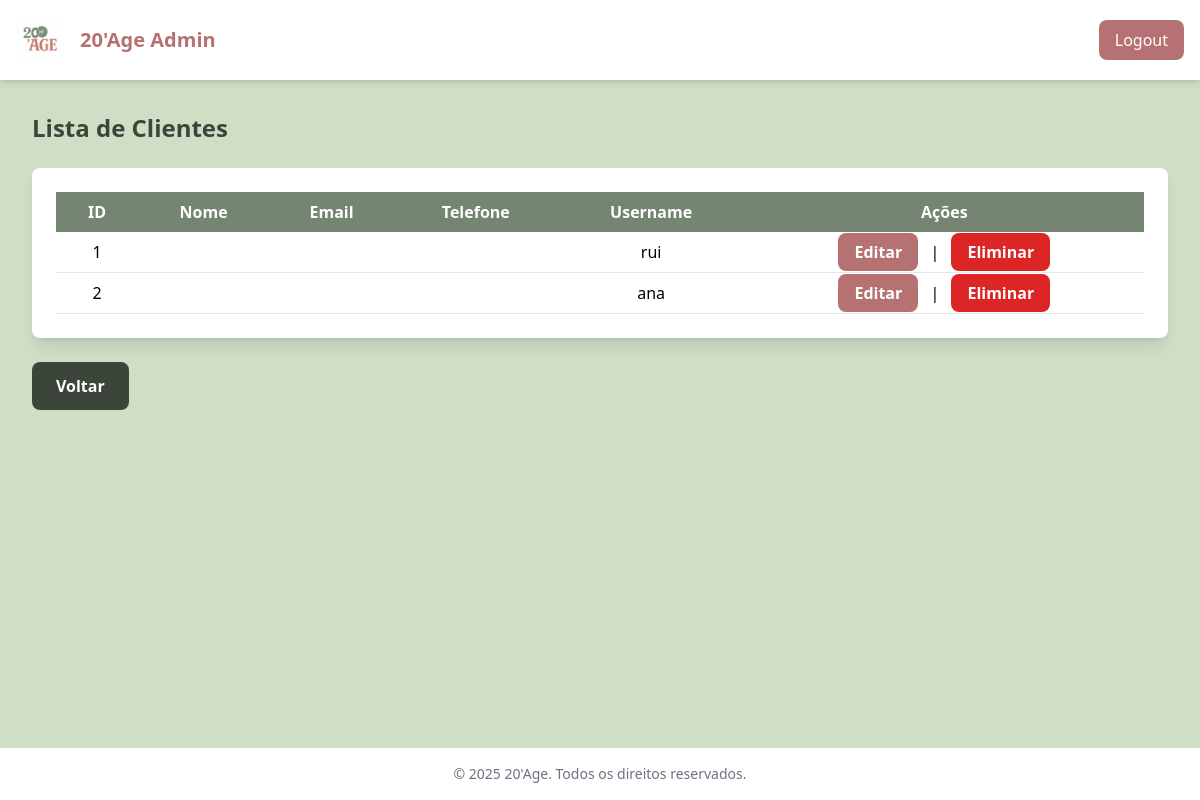
The app's page /listar_clientes.php, older data.
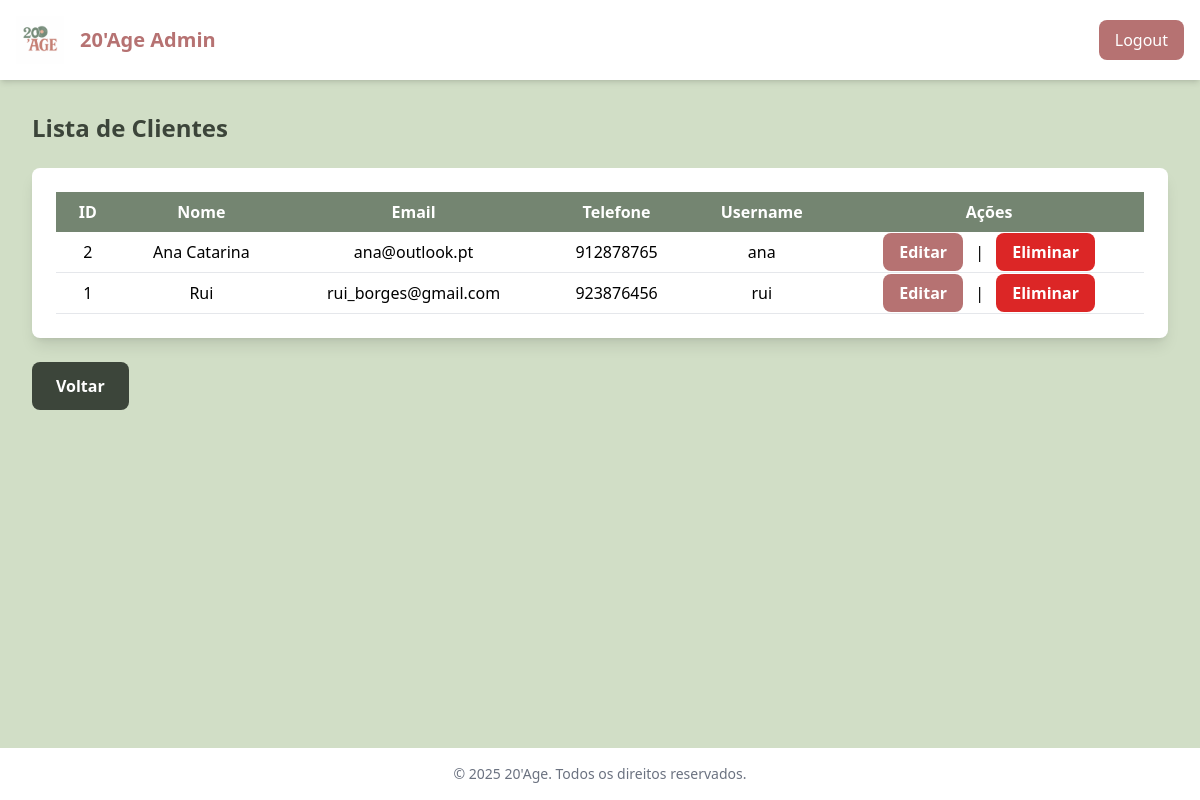
The same page, newer data.
### tables this page shows
CREATE TABLE `users` (
  `id` int(11) NOT NULL,
  `nome` varchar(100) NOT NULL,
  `email` varchar(50) NOT NULL,
  `tlm` varchar(9) NOT NULL,
  `username` varchar(50) NOT NULL,
  `password` varchar(255) NOT NULL
);

### listar_clientes.php (the view, shortened to what this page needs)
<?php
include 'config.php';
$stmt = $conn->prepare("SELECT id, nome, email, tlm, username, password FROM users ORDER BY nome");
$stmt->execute();
$result = $stmt->get_result();
?>
<!DOCTYPE html>
<html lang="pt">
<head>
    <script src="https://cdn.tailwindcss.com"></script>
</head>
<body class="bg-[#D1DEC6] min-h-screen flex flex-col">
    <nav class="bg-white shadow-md p-4 flex items-center justify-between">
        <div class="flex items-center space-x-4">
            <img src="logo.png" alt="Logotipo 20'Age" class="w-12 h-12">
            <span class="text-[#B67272] text-xl font-bold">20'Age Admin</span>
        </div>
        <a href="logout.php" class="bg-[#B67272] text-white px-4 py-2 rounded-lg hover:bg-[#754949] transition">Logout</a>
    </nav>
    <main class="flex-grow p-8">
        <div class="flex justify-between items-center mb-6">
            <div class="text-2xl text-[#3C453A] font-bold">
                Lista de Clientes
            </div>
        </div>
        <div class="bg-white p-6 rounded-lg shadow-lg">
            <?php if ($result && $result->num_rows > 0): ?>
                <table class="w-full table-auto border-collapse">
                    <thead>
                        <tr class="bg-[#748571] text-white">
                            <th class="px-4 py-2 text-center">ID</th>
                            <th class="px-4 py-2 text-center">Nome</th>
                            <th class="px-4 py-2 text-center">Email</th>
                            <th class="px-4 py-2 text-center">Telefone</th>
                            <th class="px-4 py-2 text-center">Username</th>
                            <th class="px-4 py-2 text-center">Ações</th>
                        </tr>
                    </thead>
                    <tbody>
                        <?php while ($row = $result->fetch_assoc()): ?>
                            <tr class="border-b">
                                <td class="px-4 py-2 text-center"><?php echo $row['id']; ?></td>
                                <td class="px-4 py-2 text-center"><?php echo $row['nome']; ?></td>
                                <td class="px-4 py-2 text-center"><?php echo $row['email']; ?></td>
                                <td class="px-4 py-2 text-center"><?php echo $row['tlm']; ?></td>
                                <td class="px-4 py-2 text-center"><?php echo $row['username']; ?></td>
                                <td class="px-4 py-2 text-center">
                                    <a href="editar_cliente.php?id=<?php echo $row['id']; ?>" class="bg-[#B67272] text-white font-bold px-4 py-2 rounded-lg hover:bg-[#754949] transition">Editar</a>
                                    <span class="mx-2">|</span>
                                    <a href="eliminar_cliente.php?id=<?php echo $row['id']; ?>" class="bg-red-600 text-white font-bold px-4 py-2 rounded-lg hover:bg-red-700 transition">Eliminar</a>
                                </td>
                            </tr>
                        <?php endwhile; ?>
                    </tbody>
                </table>
            <?php else: ?>
                <p class="text-center text-[#B67272]">Nenhum usuário encontrado.</p>
            <?php endif; ?>
        </div>
        <div class="mt-6 flex justify-between">
            <a href="pagina_inicial.php" class="bg-[#3C453A] text-white font-bold px-6 py-3 rounded-lg hover:bg-[#262B24] transition">Voltar</a>
        </div>
    </main>
    <footer class="bg-white text-center text-sm text-gray-500 py-4">
        © 2025 20'Age. Todos os direitos reservados.
    </footer>
</body>
</html>

Row changes from the older to the newer data that the page shows:
changed users "ana": nome (not shown) → "Ana Catarina"; email (not shown) → "ana@outlook.pt"; tlm (not shown) → "912878765"; moves up the list
changed users "rui": nome (not shown) → "Rui"; email (not shown) → "rui_borges@gmail.com"; tlm (not shown) → "923876456"
